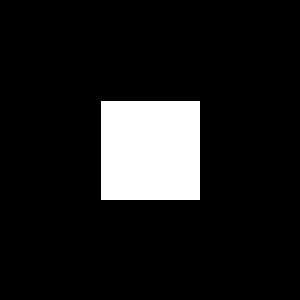
Frame 1 (no input)
Frame 60 (the mouse pressed at the canvas centre just before this capture): identical to frame 1, image omitted
Frame 120 (the mouse held since frame 60 and released just before this capture): identical to frame 1, image omitted

The Processing sketch that drew this single still picture (run headless with seeded random() and noise(); from frame 60 on, the mouse is pressed at the canvas centre):

// Processing sketch: sketch_140205a
// ── sketch_140205a.pde
void setup(){
    size(300,300);
    println("HelloWorld!!");
}

void draw(){
    background(0);
    rectMode(CENTER);
    rect(width/2,height/2,100,100);
}
